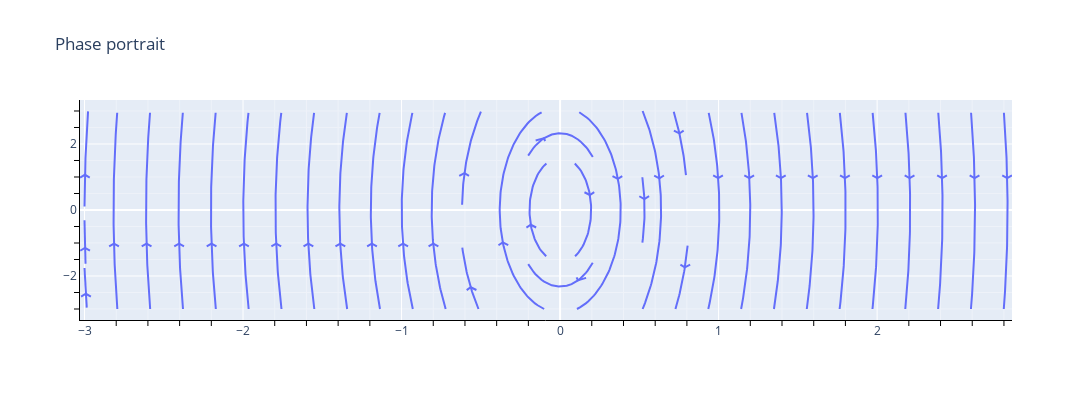

The cell this chart's notebook holds for it:
### Markdown cell above
<h2> Маятник

### Code cell
k = 20
m = 0.3
w = k/m


x = np.linspace(-3, 3, 1000)
y = np.linspace(-3, 3, 1000)
X, Y = np.meshgrid(x, y)
u = Y
v = -w * X



layout = go.Layout(autosize=False, width=1200, height=400)

fig = ff.create_streamline(x, y, u, v)
fig.layout = layout

fig.update_layout(
    title="""Phase portrait""",
    #showlegend=True,
)
fig.update_xaxes(
    showline=True,
    linewidth=1,
    linecolor="black",
    minor=dict(ticklen=5, tickcolor="black", showgrid=True),
)
fig.update_yaxes(
    showline=True,
    linewidth=1,
    linecolor="black",
    minor=dict(ticklen=5, tickcolor="black", showgrid=True),
)

fig.write_image("./media/" + "Маятник" + "_streamplot" + ".pdf")

iplot(fig)

### Figure 1 — Plotly figure (JSON) as saved in the notebook; plotly's stock layout.template omitted (floating-point values rounded to 4 significant figures; data arrays with more than 128 entries replaced by an {"elided": "..."} marker saying what was removed)
{"data": [{"mode": "lines", "type": "scatter", "x": {"elided": "3004 float values"}, "y": {"elided": "3004 float values"}}], "layout": {"autosize": false, "height": 400, "title": {"text": "Phase portrait"}, "width": 1200, "xaxis": {"linecolor": "black", "linewidth": 1, "minor": {"showgrid": true, "tickcolor": "black", "ticklen": 5}, "showline": true}, "yaxis": {"linecolor": "black", "linewidth": 1, "minor": {"showgrid": true, "tickcolor": "black", "ticklen": 5}, "showline": true}}}
